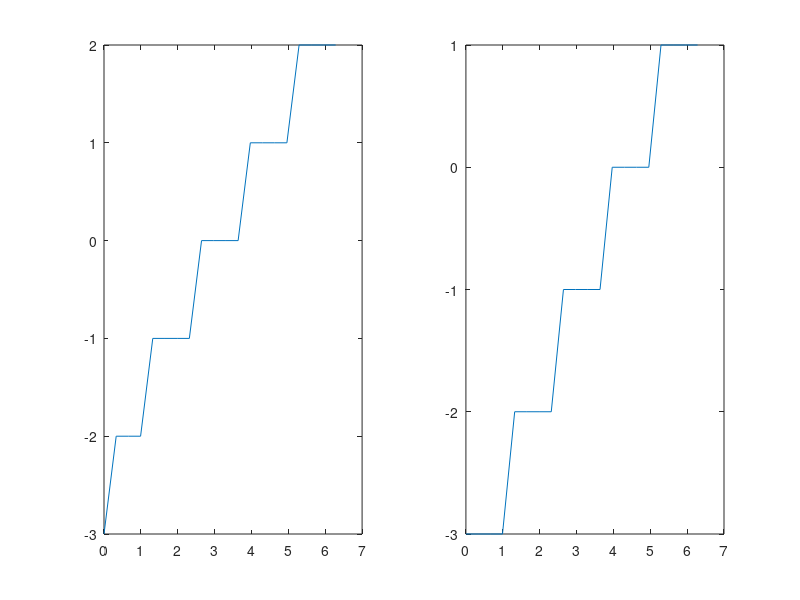

Write MATLAB code to recreate this figure.
% n=3;
% x=linspace(0,2*pi,100);
% y=sin(x);
% interval=2/(2^n-1);
% q_y=[-1:interval:1];
% q_x=[-1:interval:1+interval];
% plot(x,y);
codebook=linspace(-3,3,7);
partition=linspace(0,2*pi,6);
signal=linspace(0,2*pi,20);
quan_signal=zeros(size(signal));
[index,quants] = quantiz(signal,partition,codebook); % Quantize.
subplot(1,2,1);
plot(signal,quants);
for i = 1:length(signal)
       if signal(i)<=partition(1)
       quan_signal(i)=codebook(1);
       end
    for j = 1:length(codebook)-1
        if signal(i)>partition(j) && signal(i)<=partition(j+1)
        quan_signal(i)=codebook(j);
        end
    end
      if signal(i)>partition(length(partition))
       quan_signal(i)=codebook(length(codebook));
      end
end
subplot(1,2,2);
   plot(signal,quan_signal);